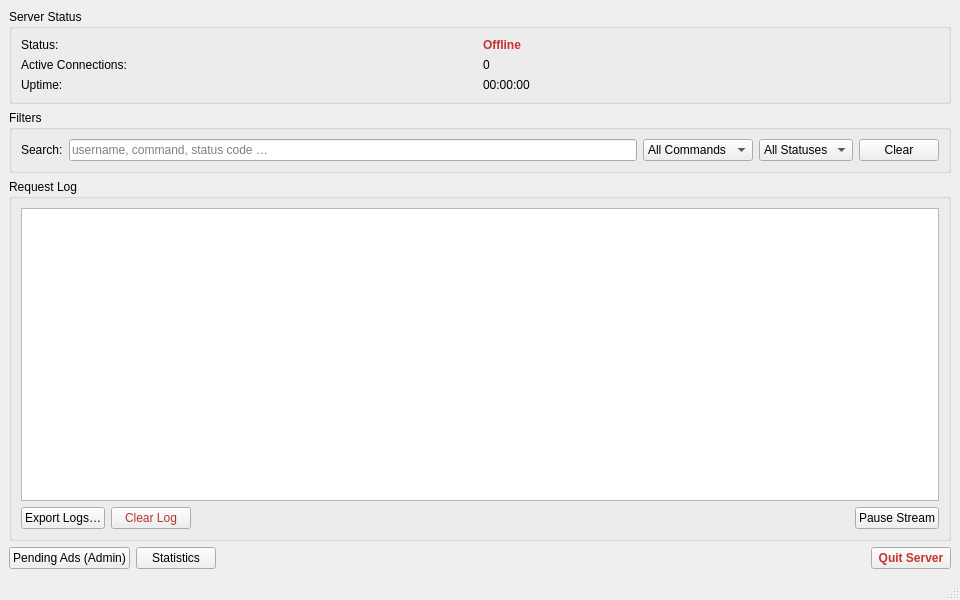
<?xml version="1.0" encoding="UTF-8"?>
<ui version="4.0">
    <class>ServerConsoleWindow</class>
    <widget class="QMainWindow" name="ServerConsoleWindow">
        <property name="geometry">
            <rect>
                <x>0</x>
                <y>0</y>
                <width>960</width>
                <height>600</height>
            </rect>
        </property>
        <property name="windowTitle">
            <string>Server Console</string>
        </property>
        <widget class="QWidget" name="centralwidget">
            <layout class="QGridLayout" name="gridLayout">
                <item row="0" column="0">
                    <widget class="QGroupBox" name="groupBoxStatus">
                        <property name="title">
                            <string>Server Status</string>
                        </property>
                        <layout class="QGridLayout" name="gridLayout_2">
                            <item row="0" column="0">
                                <widget class="QLabel" name="labelStatusCaption">
                                    <property name="text">
                                        <string>Status:</string>
                                    </property>
                                </widget>
                            </item>
                            <item row="0" column="1">
                                <widget class="QLabel" name="labelStatusValue">
                                    <property name="text">
                                        <string>Offline</string>
                                    </property>
                                    <property name="styleSheet">
                                        <string notr="true">color: rgb(200, 50, 50); font-weight: bold;</string>
                                    </property>
                                </widget>
                            </item>
                            <item row="1" column="0">
                                <widget class="QLabel" name="labelConnectionCount">
                                    <property name="text">
                                        <string>Active Connections:</string>
                                    </property>
                                </widget>
                            </item>
                            <item row="1" column="1">
                                <widget class="QLabel" name="labelConnectionCountValue">
                                    <property name="text">
                                        <string>0</string>
                                    </property>
                                </widget>
                            </item>
                            <item row="2" column="0">
                                <widget class="QLabel" name="labelUptime">
                                    <property name="text">
                                        <string>Uptime:</string>
                                    </property>
                                </widget>
                            </item>
                            <item row="2" column="1">
                                <widget class="QLabel" name="labelUptimeValue">
                                    <property name="text">
                                        <string>00:00:00</string>
                                    </property>
                                </widget>
                            </item>
                        </layout>
                    </widget>
                </item>
                <item row="1" column="0">
                    <widget class="QGroupBox" name="groupBoxFilters">
                        <property name="title">
                            <string>Filters</string>
                        </property>
                        <layout class="QGridLayout" name="gridLayout_3">
                            <item row="0" column="0">
                                <widget class="QLabel" name="labelSearch">
                                    <property name="text">
                                        <string>Search:</string>
                                    </property>
                                </widget>
                            </item>
                            <item row="0" column="1">
                                <widget class="QLineEdit" name="lineEditFilterText">
                                    <property name="placeholderText">
                                        <string>username, command, status code …</string>
                                    </property>
                                </widget>
                            </item>
                            <item row="0" column="2">
                                <widget class="QComboBox" name="comboBoxCommandFilter">
                                    <item>
                                        <property name="text">
                                            <string>All Commands</string>
                                        </property>
                                    </item>
                                </widget>
                            </item>
                            <item row="0" column="3">
                                <widget class="QComboBox" name="comboBoxStatusFilter">
                                    <item>
                                        <property name="text">
                                            <string>All Statuses</string>
                                        </property>
                                    </item>
                                </widget>
                            </item>
                            <item row="0" column="4">
                                <widget class="QPushButton" name="pushButtonClearFilters">
                                    <property name="text">
                                        <string>Clear</string>
                                    </property>
                                </widget>
                            </item>
                        </layout>
                    </widget>
                </item>
                <item row="2" column="0">
                    <widget class="QGroupBox" name="groupBoxLogs">
                        <property name="title">
                            <string>Request Log</string>
                        </property>
                        <layout class="QVBoxLayout" name="verticalLayout">
                            <item>
                                <widget class="QTableView" name="tableViewLogs">
                                    <property name="alternatingRowColors">
                                        <bool>true</bool>
                                    </property>
                                    <property name="selectionBehavior">
                                        <enum>QAbstractItemView::SelectRows</enum>
                                    </property>
                                    <property name="selectionMode">
                                        <enum>QAbstractItemView::SingleSelection</enum>
                                    </property>
                                    <property name="horizontalScrollMode">
                                        <enum>QAbstractItemView::ScrollPerPixel</enum>
                                    </property>
                                </widget>
                            </item>
                            <item>
                                <layout class="QHBoxLayout" name="horizontalLayout">
                                    <item>
                                        <widget class="QPushButton" name="pushButtonExport">
                                            <property name="text">
                                                <string>Export Logs…</string>
                                            </property>
                                        </widget>
                                    </item>
                                    <item>
                                        <widget class="QPushButton" name="pushButtonClearLog">
                                            <property name="text">
                                                <string>Clear Log</string>
                                            </property>
                                            <property name="styleSheet">
                                                <string notr="true">color: rgb(180, 50, 50);</string>
                                            </property>
                                        </widget>
                                    </item>
                                    <item>
                                        <spacer name="horizontalSpacer">
                                            <property name="orientation">
                                                <enum>Qt::Horizontal</enum>
                                            </property>
                                            <property name="sizeHint" stdset="0">
                                                <size>
                                                    <width>40</width>
                                                    <height>20</height>
                                                </size>
                                            </property>
                                        </spacer>
                                    </item>
                                    <item>
                                        <widget class="QPushButton" name="pushButtonPause">
                                            <property name="checkable">
                                                <bool>true</bool>
                                            </property>
                                            <property name="text">
                                                <string>Pause Stream</string>
                                            </property>
                                        </widget>
                                    </item>
                                </layout>
                            </item>
                        </layout>
                    </widget>
                </item>
                <item row="3" column="0">
                    <layout class="QHBoxLayout" name="horizontalLayoutBottom">
                        <item>
                            <widget class="QPushButton" name="pushButtonShowAdQueue">
                                <property name="text">
                                    <string>Pending Ads (Admin)</string>
                                </property>
                            </widget>
                        </item>
                        <item>
                            <widget class="QPushButton" name="pushButtonShowStats">
                                <property name="text">
                                    <string>Statistics</string>
                                </property>
                            </widget>
                        </item>
                        <item>
                            <spacer name="horizontalSpacerBottom">
                                <property name="orientation">
                                    <enum>Qt::Horizontal</enum>
                                </property>
                                <property name="sizeHint" stdset="0">
                                    <size>
                                        <width>40</width>
                                        <height>20</height>
                                    </size>
                                </property>
                            </spacer>
                        </item>
                        <item>
                            <widget class="QPushButton" name="pushButtonQuit">
                                <property name="text">
                                    <string>Quit Server</string>
                                </property>
                                <property name="styleSheet">
                                    <string notr="true">color: rgb(200, 50, 50); font-weight: bold;</string>
                                </property>
                            </widget>
                        </item>
                    </layout>
                </item>
            </layout>
        </widget>
        <widget class="QStatusBar" name="statusbar"/>
    </widget>
    <resources/>
    <connections/>
</ui>
